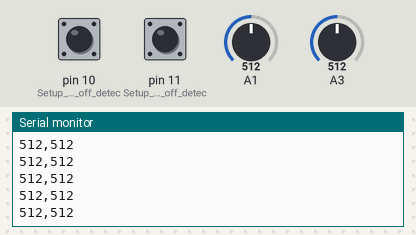
The sketch below on a simulated Arduino Uno, built with avr-gcc and run on an emulated ATmega328P. On the bench: the last lines printed to the serial monitor. The inputs (shaded band) are chosen by the test bench; at power-on: pin 10 (Setup_for_leads_off_detec) LOW, A1 = 512, A3 = 512, pin 11 (Setup_for_leads_off_detec) LOW.

Above: at 1.2 s.
1.3 s: pin 10 (Setup_for_leads_off_detec) pulled HIGH for 0.25 s
At 1.56 s:
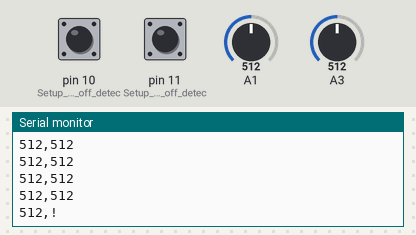
3.0 s: A1 set to 716
At 3.16 s:
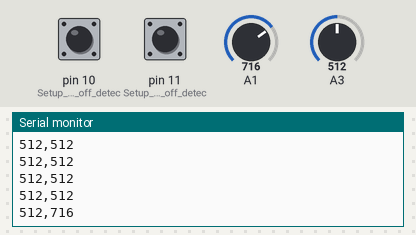
4.5 s: A3 set to 716
At 4.57 s:
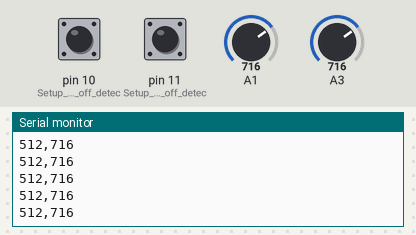
6.0 s: pin 11 (Setup_for_leads_off_detec) pulled HIGH for 0.25 s
At 6.17 s:
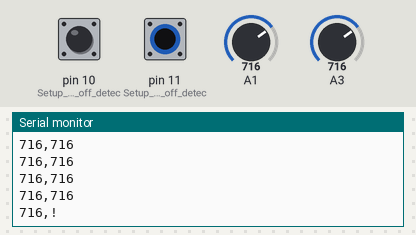
7.7 s: A1 set to 900
At 7.78 s:
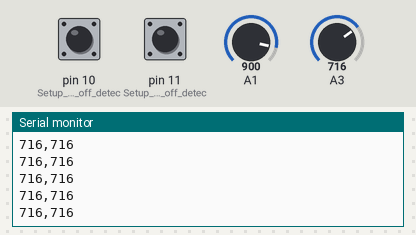
9.2 s: A3 set to 900
At 9.38 s:
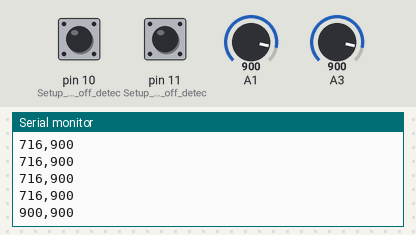
Timing chart, 0 to 11.7 s (numbered marks = the images above; inputs shaded):
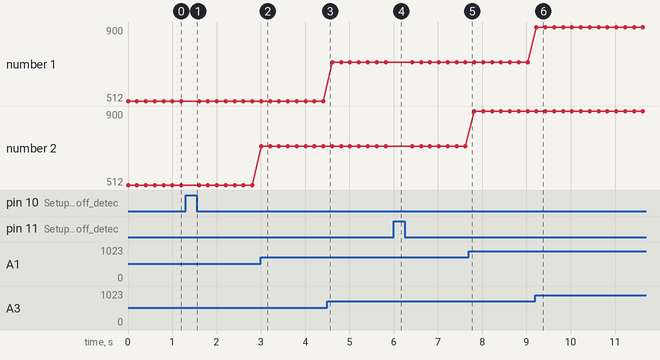

Measured:
- after the input at 1.3 s, the serial monitor: prints a new line after 0.10 s (image 1)
- after the input at 3.0 s, the serial monitor: prints a new line at once (image 2)
- after the input at 6.0 s, the serial monitor: prints a new line at once (image 4)
- after the input at 9.2 s, the serial monitor: prints a new line at once (image 6)
- plotted number 2: 512 → 716 after the input at 3.0 s, 716 → 900 after the input at 7.7 s

The sketch:

carsonTestArduino.ino
```cpp
void setup() {
// initialize the serial communication:
Serial.begin(115200);
pinMode(10, INPUT); // Setup for leads off detection LO +
pinMode(11, INPUT); // Setup for leads off detection LO -

}

void loop() {

if((digitalRead(10) == 1)||(digitalRead(11) == 1)){
  if((String)(analogRead(A3))!=""){
    Serial.println((String)(analogRead(A3))+",!");
  }
}
else{
  Serial.println((String)(analogRead(A3))+","+(String)(analogRead(A1)));
}
//Wait for a bit to keep serial data from saturating
delay(200);
}
```
